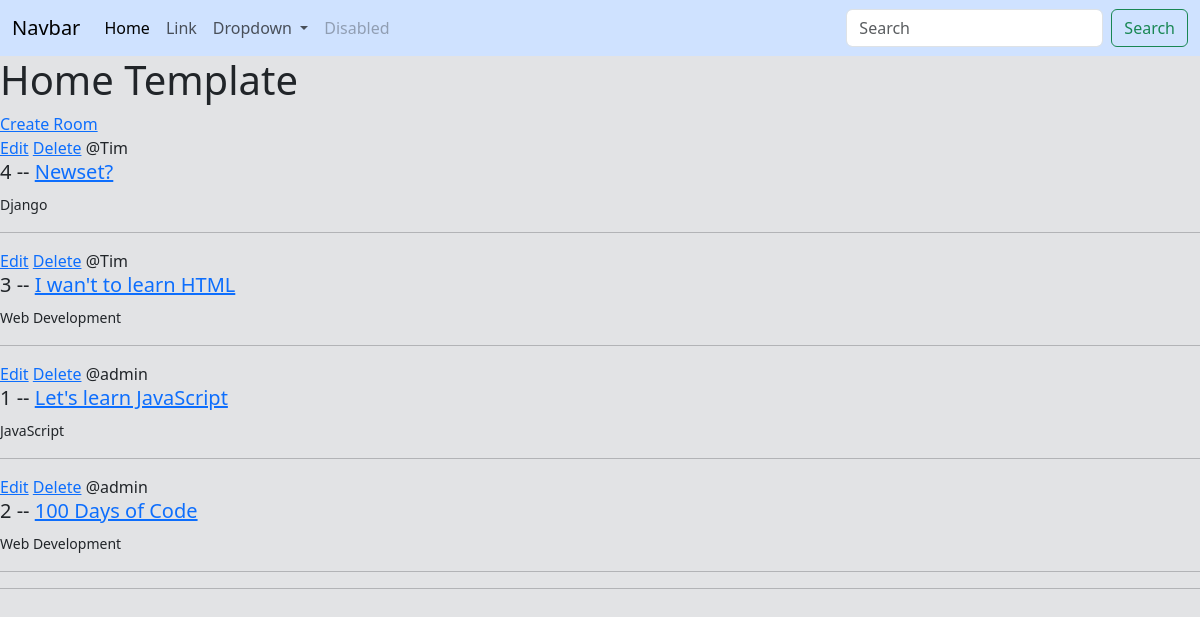
The page / on the database its author committed.
### base/models.py (models this page shows, shortened)
class Room(models.Model):
    host = models.ForeignKey(User, on_delete=models.SET_NULL, null=True)
    topic = models.ForeignKey(Topic, on_delete=models.SET_NULL, null=True)
    name = models.CharField(max_length=200)
    description = models.TextField(null=True, blank=True)
    updated = models.DateTimeField(auto_now=True)
    created = models.DateTimeField(auto_now_add=True)
    class Meta:
         ordering = ['-updated', '-created']

class Topic(models.Model):
    name = models.CharField(max_length=200)

### base/views.py (the view)
# urls.py: path('', views.home, name="home"),
def home(request):
    rooms= Room.objects.all()
    context = {'rooms':rooms}
    return render(request, 'base/home.html', context)

### base/templates/base/home.html
{% extends 'base.html' %}
{% block content %}
<h1>Home Template</h1>
<div>
<a href="{% url 'create_room'%}">Create Room</a>
    <div>
{% for room in rooms %}
<div>
    <a href="{% url 'update_room' room.id %}">Edit</a>
    <a href="{% url 'delete_room' room.id %}">Delete</a>
<span>@{{room.host.username}}</span>
    <h5>{{room.id}} -- <a href="{%url 'room' room.id%}">{{room.name}}</a></h5>
    <small>{{room.topic.name}}</small>
    <hr>
</div>
{% endfor %}
<hr>
</div>
</div>
{% endblock %}

### templates/base.html (shortened to what this page needs)
<!DOCTYPE html>
<html lang="en">
<head>
    <link rel="stylesheet" href="https://cdnjs.cloudflare.com/ajax/libs/font-awesome/6.4.2/css/all.min.css">
    <link href="https://cdn.jsdelivr.net/npm/bootstrap@5.3.2/dist/css/bootstrap.min.css" rel="stylesheet"
>
</head>
<body class="bg-secondary-subtle">
    {% include 'navbar.html' %}
<main >
    {% block content %}
    {% endblock %}
</main>
</body>
</html>

### templates/navbar.html (shortened to what this page needs)
<nav class="navbar navbar-expand-lg bg-primary-subtle">
    <div class="container-fluid">
      <a class="navbar-brand" href="{%url 'home' %}">Navbar</a>
      <div class="collapse navbar-collapse" id="navbarSupportedContent">
        <ul class="navbar-nav me-auto mb-2 mb-lg-0">
          <li class="nav-item">
            <a class="nav-link active" aria-current="page" href="#">Home</a>
          </li>
          <li class="nav-item">
            <a class="nav-link" href="#">Link</a>
          </li>
          <li class="nav-item dropdown">
            <a class="nav-link dropdown-toggle" href="#" role="button" data-bs-toggle="dropdown" aria-expanded="false">
              Dropdown
            </a>
          </li>
          <li class="nav-item">
            <a class="nav-link disabled">Disabled</a>
          </li>
        </ul>
        <form class="d-flex" role="search">
          <input class="form-control me-2" type="search" placeholder="Search" aria-label="Search">
          <button class="btn btn-outline-success" type="submit">Search</button>
        </form>
      </div>
    </div>
  </nav>

### rows shown on the page
Room: host.username "Tim", id "4", name "Newset?", topic.name "Django"
Room: host.username "Tim", id "3", name "I wan't to learn HTML", topic.name "Web Development"
Room: host.username "admin", id "1", name "Let's learn JavaScript", topic.name "JavaScript"
Room: host.username "admin", id "2", name "100 Days of Code", topic.name "Web Development"
